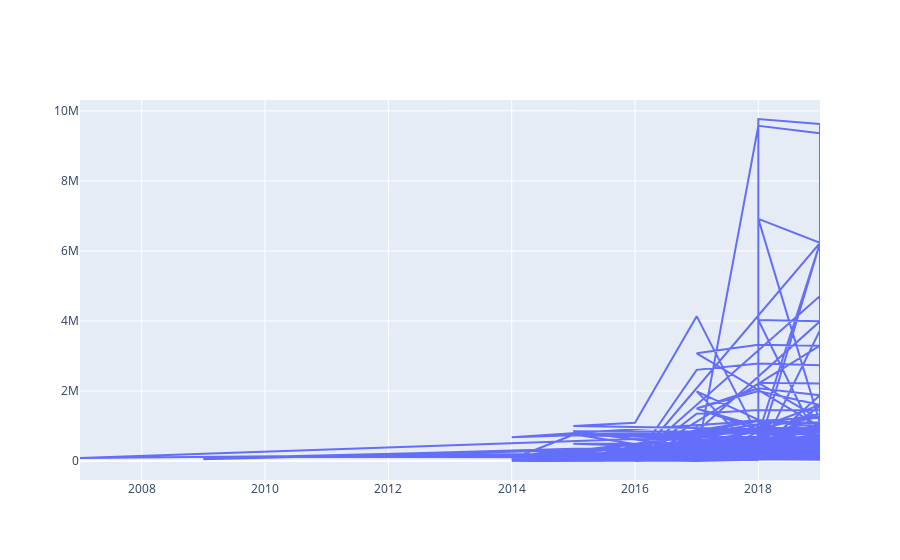

The cell this chart's notebook holds for it:
### Code cell
graph  = go.Scatter(
    x = newyork_xaxis,
    y = newyork_yaxis,
    
)

fig = go.Figure(data=graph)

py.offline.iplot(fig)

### Figure 1 — Plotly figure (JSON) as saved in the notebook; plotly's stock layout.template omitted (floating-point values rounded to 4 significant figures; data arrays with more than 128 entries replaced by an {"elided": "..."} marker saying what was removed)
{"data": [{"type": "scatter", "x": {"elided": "270 int values"}, "y": {"elided": "270 int values"}}], "layout": {}}
